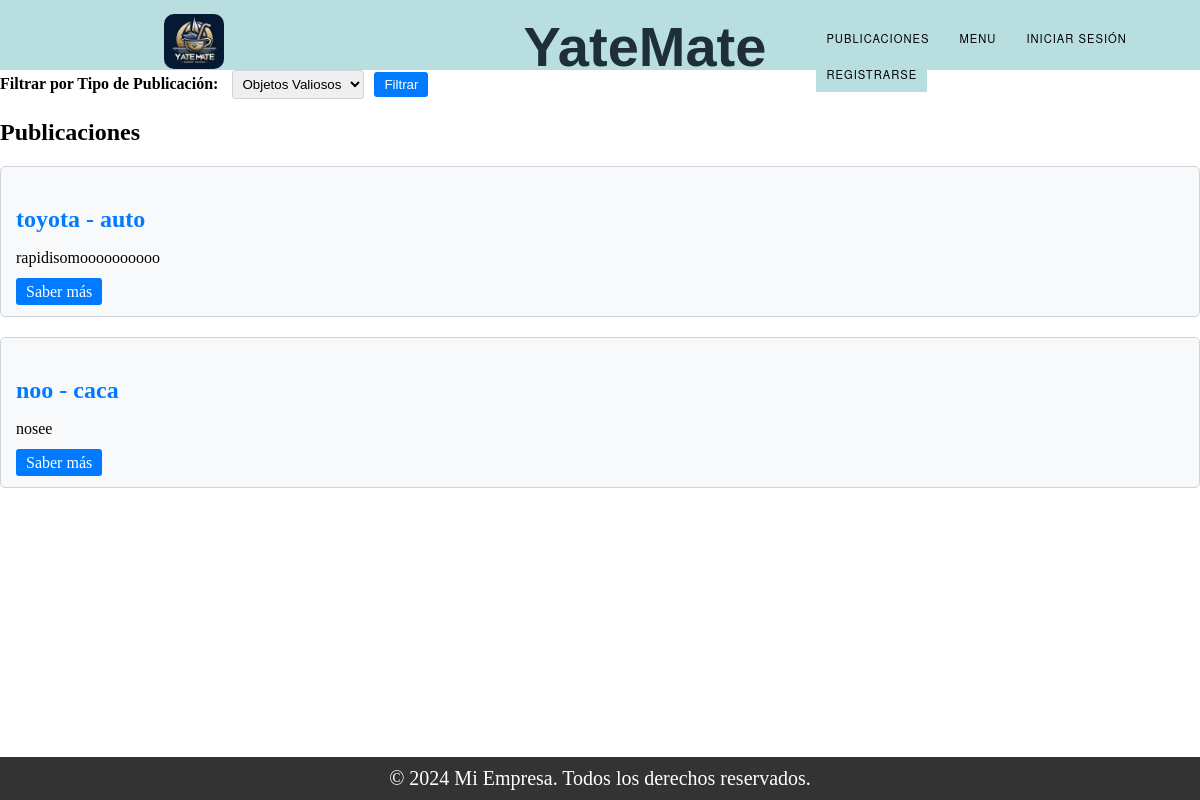
The page /list_publication/ on the database as committed earlier.
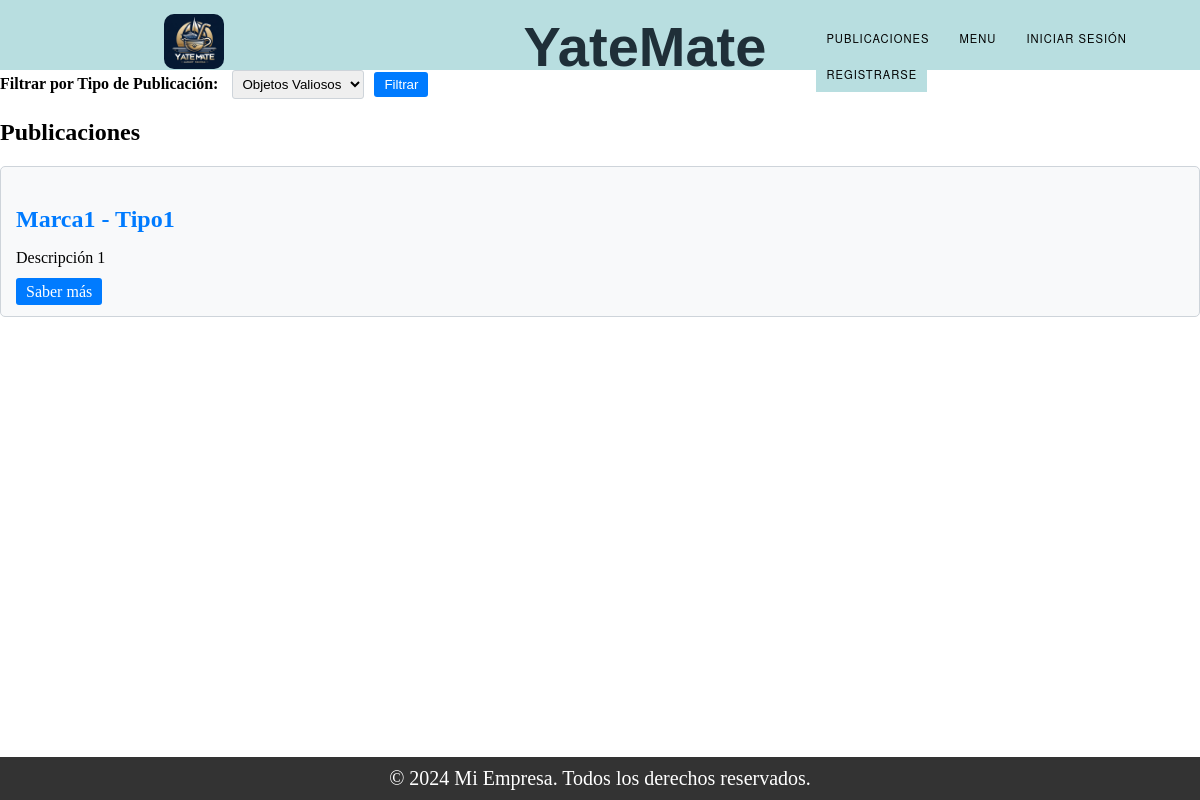
The same page on the database as committed later.
### Trueque/models.py (models this page shows, shortened)
class Publicacion_ObjetoValioso(models.Model):
    ESTADO_CHOICES = (
        ('Vigente', 'Vigente'),
        ('Proceso', 'Proceso'),
        ('Finalizado', 'Finalizado'),
    )
    tipo = models.CharField(max_length=100)
    marca = models.CharField(max_length=100)
    descripcion = models.TextField()
    estado = models.CharField(max_length=50)
    dueño = models.ForeignKey(User, on_delete=models.SET_NULL, null=True)
    foto = models.ImageField(upload_to='static/img_o/')

### Trueque/views.py (the view)
# urls.py: path("list_publication/", views.list_publication, name="list_publication"),
def list_publication(request):
    embarcaciones_vigentes = Publicacion_Embarcacion.objects.filter(estado='Vigente')
    objetos_vigentes = Publicacion_ObjetoValioso.objects.filter(estado='Vigente')
    tipo_filtro = request.GET.get('tipo', 'objetos valiosos')  # Valor por defecto 'objetos valiosos'
    if tipo_filtro == 'objetos valiosos':
        objetos = objetos_vigentes
    elif tipo_filtro == 'embarcaciones':
        objetos = embarcaciones_vigentes
    tipo_objetos = 'Objetos Valiosos' if tipo_filtro == 'objetos valiosos' else 'Embarcaciones'
    return render(request, "list_publication.html", {'objetos': objetos , 'tipo_objetos': tipo_objetos,})

### Trueque/context_processors.py (called while the page is built)
def conversaciones_usuario(request):
    user_id = request.session.get('user_id')
    if user_id:
        conversaciones = Conversacion.objects.filter(Q(dueño_publicacion=user_id) | Q(solicitante=user_id))
        return {'conversaciones_usuario': conversaciones}
    else:
        return {'conversaciones_usuario': []}

### Trueque/templates/list_publication.html (shortened to what this page needs)
{% extends "base.html" %}
{% block content %}
<form class="filter-form" method="GET" action="">
    <div style="display: flex; align-items: center;">
        <div style="margin-right: 10px;">
            <label for="tipo">Filtrar por Tipo de Publicación:</label>
            <select name="tipo" id="tipo">
                <option value="objetos valiosos" {% if request.GET.tipo == 'objetos valiosos' %}selected{% endif %}>Objetos Valiosos</option>
            </select>
        </div>
        <button type="submit">Filtrar</button>
    </div>
</form>
{% if objetos %}
    <h2>Publicaciones</h2>
    {% for objeto in objetos %}
        <div class="card">
            <h3 class="card-title">
                {% if objeto.embarcacion.nombre_fantasia %}
                    {{ objeto.embarcacion.nombre_fantasia }}
                {% else %}
                    {{ objeto.marca }}
                {% endif %}
                {% if objeto.embarcacion.tipo%}
                    - {{ objeto.embarcacion.tipo }}
                {% else %}
                    - {{ objeto.tipo }}
                {% endif %}
            </h3>
            <p>{{ objeto.descripcion|truncatechars:70 }}</p>
            <a href="{% url 'saber_mas' id=objeto.id tipo_objetos=tipo_objetos %}" class="btn btn-card">Saber más</a>
        </div>
    {% endfor %}
{% else %}
    <p>No se cuenta con Publicaciones.</p>
{% endif %}
{% endblock %}

Rows that differ between the two databases and show on the page:
removed Publicacion_ObjetoValioso: marca "toyota", tipo "auto", descripcion "rapidisomoooooooooo"
removed Publicacion_ObjetoValioso: marca "noo", tipo "caca", descripcion "nosee"
added Publicacion_ObjetoValioso: marca "Marca1", tipo "Tipo1", descripcion "Descripción 1"
